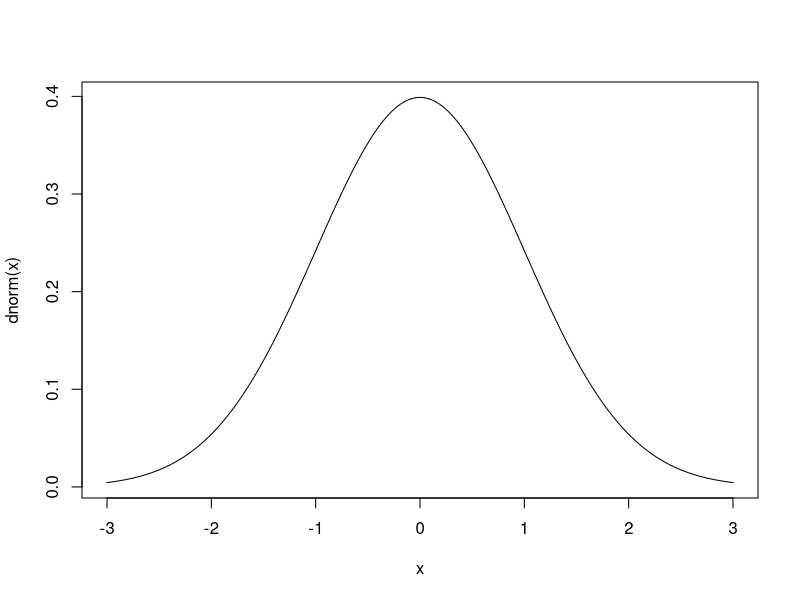

Here is the R script that generated this plot:
# function grep() searches for matches to argument 'pattern' within each element of a character vector

# example: grep(pattern, x, ignore.case=FALSE, perl=FALSE, value=FALSE, fixed=FALSE, userBytes=FALSE, invert=FALSE)

(my=sample(1:10,size=5))
set.seed(1);(my=sample(1:10,size=5))
set.seed(2);(my=sample(1:10,size=5))


# Probability Distribution or Probability Mass function (pmf) of a discrete rv 
# variable X with pmf p(x) is defined for every number 

#Discrete:
# pmf = p(x) = P(X=x)
# cdf = F(x) = P(X <= x)

# Continuous
# pdf = f(x) = P(a <= x <= b)
# cdf = F(x) = P(X <= x)


#Problem:
# S = success = "single vehicle accident"
# p = 7/10 = 0.7
# X = the # of S's among 15
# X~Bin(n=15, p=0.7)
# a) P(X <= 4) <-- cdf
pbinom(q=4, size=15, prob=0.7)
# b) P(X=4) <-- pmf
dbinom(x=4, size=15,prob=0.7)
# c) P(2 <= X <= 4) <-- cdf
pbinom(q=4,size=15,prob=0.7)-pbinom(q=2, size=15,prob=0.7)
# d) P(X >= 2) <-- cdf
pbinom(q=2,size=15,prob=0.7,lower.tail=FALSE)

# In class activity
# 1 in 5 children
# Sample size = 25
# X~Bin(25, 0.2)

# a) P(X<=9)
pbinom(q=9, size=25, prob=0.2)

qnorm(0.75)

# Problem 2:
# mu = 0.3, std = 0.06
# X~N(mu, std^2)

# a) P(X>0.5)

# b) P(x<=0.2)

# c) 


x = seq(from=-3, to=3, by=0.01)
plot(x,y=dnorm(x),type='l')
